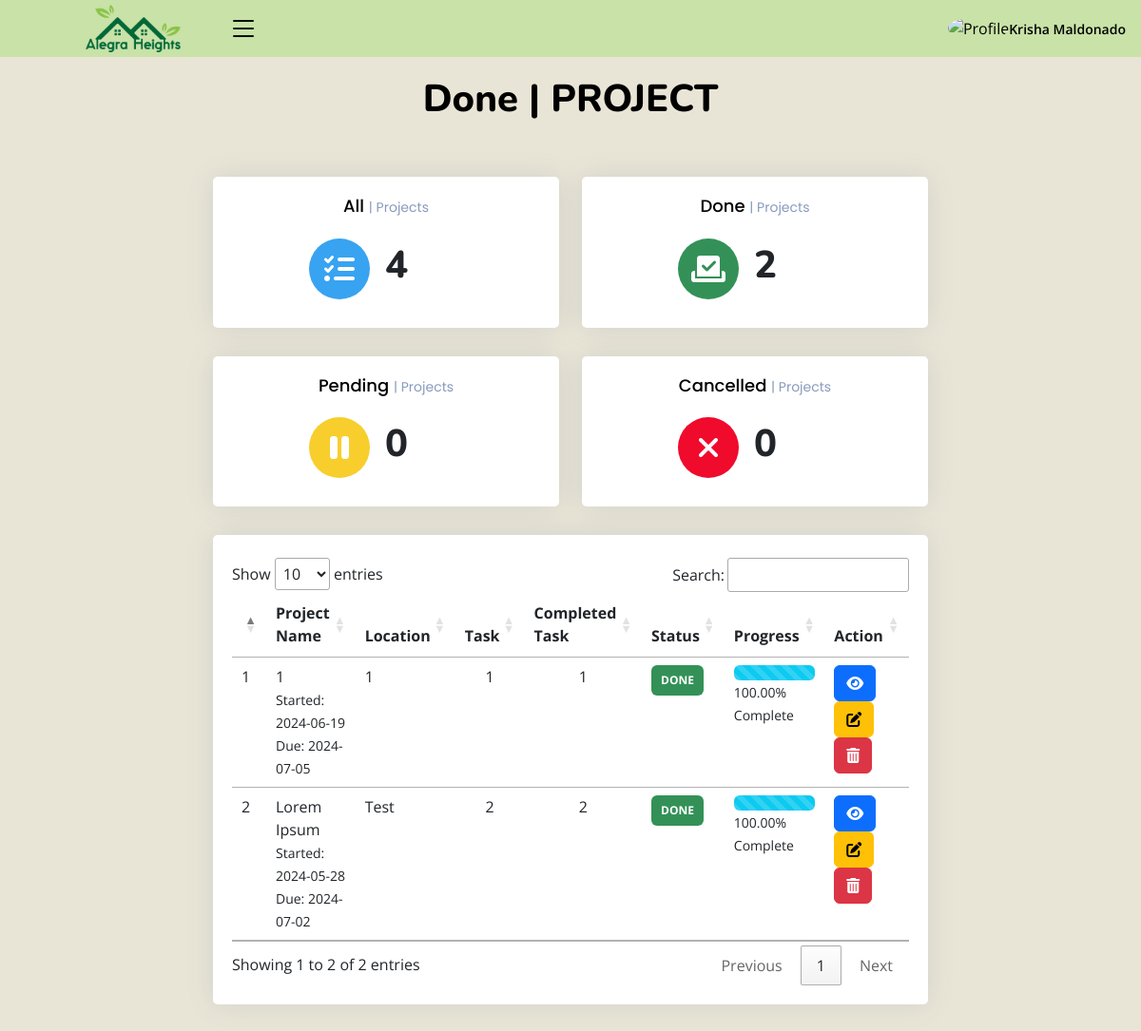
/admin/done_project.php (signed in), run on the app's committed database.
### tables this page shows
CREATE TABLE `projects` (
  `id` int(10) NOT NULL,
  `project` varchar(100) NOT NULL,
  `description` text NOT NULL,
  `location` varchar(100) NOT NULL,
  `overall_cost` varchar(10) NOT NULL,
  `start_date` date NOT NULL,
  `deadline` date NOT NULL,
  `site_pic` varchar(100) NOT NULL,
  `site_pic1` varchar(250) NOT NULL,
  `site_pic2` varchar(250) NOT NULL,
  `tid` int(10) NOT NULL,
  `proposed_project` int(5) NOT NULL,
  `date_added` date NOT NULL,
  `status` int(11) NOT NULL COMMENT '0-pending\r\n1-started\r\n2-onprogress\r\n3-cancelled\r\n5-done'
);

### admin/done_project.php (the view, shortened to what this page needs)
<?php
include_once("class/db.php");
?>
<!DOCTYPE html>
<html lang="en">
<?php include('header.php')?>
    <link rel="stylesheet" href="https://cdn.datatables.net/1.13.4/css/jquery.dataTables.min.css">
    <link rel="stylesheet" href="https://cdn.datatables.net/searchpanes/2.1.2/css/searchPanes.dataTables.min.css">
    <link rel="stylesheet" href="https://cdn.datatables.net/searchpanes/2.1.2/js/dataTables.searchPanes.min.js">
<body class="toggle-sidebar">
<?php include('headnav.php')?>
<main id="main" class="main">
<div class="pagetitle">
  <h1>Done | PROJECT</h1>
  <br>
</div>
<br>
<section class="section dashboard">
  <div class="row">
  <div style="margin: auto;" class="col-lg-8">
  <div class="row">
  <div style="text-align: center;" class="col-xxl-3 col-md-6">
              <div class="card info-card sales-card">
                <div  class="card-body">
                  <h5 class="card-title">All <span>| Projects</span></h5>
                  <div style="margin-left: 25%;" class="d-flex align-items-center">
                    <div style="background-color: #38a3f1; color: white; " class="card-icon rounded-circle d-flex align-items-center justify-content-center">
                    <i class="fa-solid fa-list-check"></i>
                    </div>
                    <div class="ps-3">
                    <?php
    $sql = "SELECT * from projects";
      if ($result = mysqli_query($conn, $sql)) {
      $rowcount = mysqli_num_rows( $result );
      }
      ?>
                      <h1 style="font-weight: 800;"><?php echo $rowcount ?></h1>
                    </div>
                  </div>
                </div>
              </div>
            </div>
            <div style="text-align: center;" class="col-xxl-3 col-md-6">
              <div class="card info-card sales-card">
                <div  class="card-body">
                  <h5 class="card-title">Done <span>| Projects</span></h5>
                  <div style="margin-left: 25%;" class="d-flex align-items-center">
                    <div style="background-color: rgb(51, 145, 87); color: white; " class="card-icon rounded-circle d-flex align-items-center justify-content-center">
                    <i class="fa-solid fa-check-to-slot"></i>
                    </div>
                    <div class="ps-3">
                    <?php
    $sql = "SELECT * from projects WHERE status = 5";
      if ($result = mysqli_query($conn, $sql)) {
      $rowcount = mysqli_num_rows( $result );
      }
      ?>
                      <h1 style="font-weight: 800;"><?php echo $rowcount ?></h1>
                    </div>
                  </div>
                </div>
              </div>
            </div>
            <div style="text-align: center;" class="col-xxl-3 col-md-6">
              <div class="card info-card sales-card">
                <div  class="card-body">
                  <h5 class="card-title">Pending <span>| Projects</span></h5>
                  <div style="margin-left: 25%;" class="d-flex align-items-center">
                    <div style="background-color: #f7ce2b; color: white; " class="card-icon rounded-circle d-flex align-items-center justify-content-center">
                    <i class="fa-solid fa-pause"></i>
                    </div>
                    <div class="ps-3">
                    <?php
    $sql = "SELECT * from projects WHERE status= 0";
      if ($result = mysqli_query($conn, $sql)) {
      $rowcount = mysqli_num_rows( $result );
      }
      ?>
                      <h1 style="font-weight: 800;"><?php echo $rowcount ?></h1>
                    </div>
                  </div>
                </div>
              </div>
            </div>
            <div style="text-align: center;" class="col-xxl-3 col-md-6">
              <div class="card info-card sales-card">
                <div  class="card-body">
                  <h5 class="card-title">Cancelled <span>| Projects</span></h5>
                  <div style="margin-left: 25%;" class="d-flex align-items-center">
                    <div style="background-color:  rgb(240, 10, 44); color: white; " class="card-icon rounded-circle d-flex align-items-center justify-content-center">
                    <i class="fa-solid fa-xmark"></i>
                    </div>
                    <div class="ps-3">
                    <?php
    $sql = "SELECT * from projects where status = 3";
      if ($result = mysqli_query($conn, $sql)) {
      $rowcount = mysqli_num_rows( $result );
      }
      ?>
                      <h1 style="font-weight: 800;"><?php echo $rowcount ?></h1>
                    </div>
                  </div>
                </div>
              </div>
            </div>
</div>
      <div class="card">
        <div class="card-body">
            <br>
          <div class="table-wrapper">
          <table id="example" class="table table-hover datatable">
            <thead>
                <th scope="col"></th>
                <th scope="col">Project Name</th>
                <th scope="col">Location</th>
                <th scope="col">Task</th>
                <th scope="col">Completed Task</th>
                <th scope="col">Status</th>
                <th scope="col">Progress  </th>
                <th scope="col">Action</th>
            </thead>
            <?php
                $i = 1;
                $stat = array("Pending","Started","On-Progress","Cancelled","Over Due","Done");
                $qry = $conn->query("SELECT * FROM projects WHERE status = 5  order by deadline desc");
                while($row= $qry->fetch_assoc()):
                $tprog = $conn->query("SELECT * FROM task_list where project_id = {$row['id']}")->num_rows;
                $cprog = $conn->query("SELECT * FROM task_list where project_id = {$row['id']} and status = 3")->num_rows;
                $prog = $tprog > 0 ? ($cprog/$tprog) * 100 : 0;
                $prog = $prog > 0 ?  number_format($prog,2) : $prog;
                  ?>
                  <tr>
                      <td>
                         <?php echo $i++ ?>
                      </td>
                      <td>
                          <a>
                              <?php echo ucwords($row['project']) ?>
                          </a>
                          <br>
                          <small>
                              Started: <?php echo date("Y-m-d",strtotime($row['start_date'])) ?>
                          </small>
                          <br>
                          <small>
                              Due: <?php echo date("Y-m-d",strtotime($row['deadline'])) ?>
                          </small>
                      </td>
                      <td>
                         <?php echo ucwords($row['location']) ?>
                      </td>
                      <td class="text-center">
                      	<?php echo number_format($tprog) ?>
                      </td>
                      <td class="text-center">
                      	<?php echo number_format($cprog) ?>
                      </td>
                      <td style="text-transform: uppercase;" class="project-state">
                          <?php
                            if($stat[$row['status']] =='Pending'){
                              echo "<span class='badge' style=' padding:10px; background-color: #f7ce2b;'>{$stat[$row['status']]}</span>";
                            }elseif($stat[$row['status']] =='Started'){
                              echo "<span class='badge' style='padding:10px; background-color: rgb(106, 163, 55);'>{$stat[$row['status']]}</span>";
                            }elseif($stat[$row['status']] =='On-Progress'){
                              echo "<span class='badge' style='padding:10px; background-color: rgb(23, 171, 212);'>{$stat[$row['status']]}</span>";
                            }elseif($stat[$row['status']] =='Cancelled'){
                              echo "<span class='badge' style='padding:10px; background-color: rgb(240, 10, 44);'>{$stat[$row['status']]}</span>";
                            }
                            elseif($stat[$row['status']] =='Done'){
                                echo "<span class='badge' style=' padding:10px;background-color: rgb(51, 145, 87);'>{$stat[$row['status']]}</span>";
                              }
                          ?>
                      </td>
                      <td class="project_progress">
                          <div class="progress progress-sm">
                              <div class="progress-bar progress-bar-striped progress-bar-animated bg-info" role="progressbar" aria-valuenow="57" aria-valuemin="0" aria-valuemax="100" style="width: <?php echo $prog ?>%">
                              </div>
                          </div>
                          <small>
                              <?php echo $prog ?>% Complete
                          </small>
                      </td>
                      <td>
                      <a href="view_done.php?status=view&&id=<?php echo $row['id'] ?>" type="button" class="btn btn-primary"><i class="fa-solid fa-eye"></i></a>
                      <a href="edit_project.php?status=edit&&id=<?php echo $row['id'] ?>" type="button" class="btn btn-warning"><i class="fa-solid fa-pen-to-square"></i></a>
                      <a href="?status=delete&&id=<?php echo $row['id'] ?>" onclick="return confirm('Are you sure you want to delete this project? NOTE: This action cannot be undone.')"  type="button" class="btn btn-danger"><i class="fa-solid fa-trash-can"></i></button></a>
                      </td>
                  </tr>
                <?php endwhile; ?>
          </table>
          </div>
        </div>
      </div>
    </div>
  </div>
</section>
</main>
</body>
</html>

### admin/assets/css/style.css (style rules this page uses)
:root { scroll-behavior: smooth; }
body { font-family: "Open Sans", sans-serif; background: #E9E5D6; color: #000000; }
a { color: #4154f1; text-decoration: none; }
h1, h2, h3, h4, h5, h6 { font-family: "Nunito", sans-serif; }
#main { margin-top: 60px; padding: 20px 30px; transition: all 0.3s; }
.pagetitle { margin-bottom: 10px; text-align: center; }
.pagetitle h1 { font-size: 40px; margin-bottom: 0; font-weight: 800; color: #000000; }
.card { margin-bottom: 30px; border: none; border-radius: 5px; box-shadow: 0px 0 30px rgba(1, 41, 112, 0.1); }
.card-title { padding: 20px 0 15px 0; font-size: 18px; font-weight: 500; color: #000000; font-family: "Poppins", sans-serif; }
.card-title span { color: #899bbd; font-size: 14px; font-weight: 400; }
.card-body { padding: 0 20px 20px 20px; }
@media (min-width: 1200px) { #main, #footer { margin-left: 300px; } }
@media (min-width: 1200px) { .toggle-sidebar #main, .toggle-sidebar #footer { margin-left: 0; } }
.dashboard .info-card { padding-bottom: 10px; }
.dashboard .card-icon { font-size: 32px; line-height: 0; width: 64px; height: 64px; flex-shrink: 0; flex-grow: 0; }
.dashboard .sales-card .card-icon { color: #4154f1; background: #f6f6fe; }

### data on the page
projects: project "1", start_date "2024-06-19", deadline "2024-07-05", location "1", tprog "1", cprog "1", status "DONE", prog "100.00"
projects: project "Lorem Ipsum", start_date "2024-05-28", deadline "2024-07-02", location "Test", tprog "2", cprog "2", status "DONE", prog "100.00"

### other printed values
$_SESSION['name'] "Krisha Maldonado"
$rowcount "4"
$rowcount "2"
$rowcount "0"
